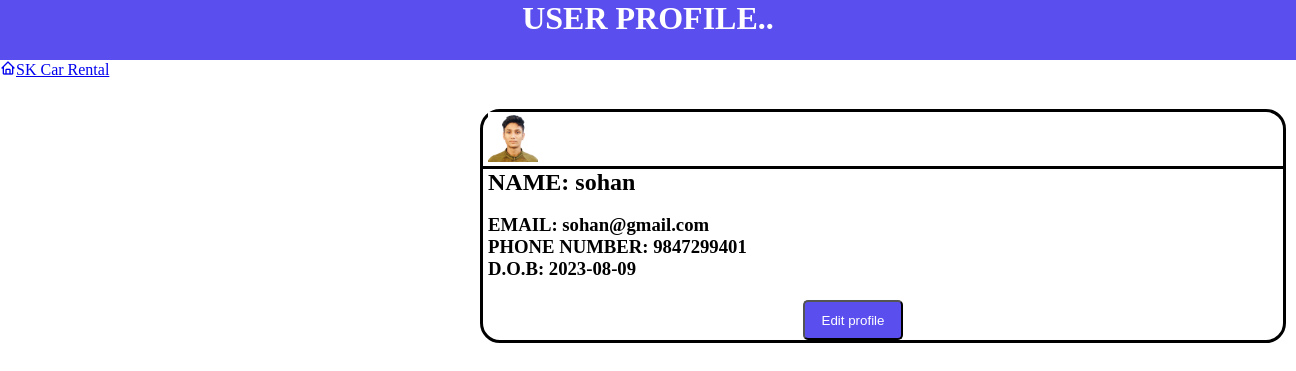
/user/profile.php (signed in), run on the app's committed database.
### tables this page shows
CREATE TABLE `signup` (
  `user_id` int(50) NOT NULL,
  `name` varchar(300) NOT NULL,
  `email` varchar(300) NOT NULL,
  `phone` varchar(50) NOT NULL,
  `password` varchar(300) NOT NULL,
  `date` varchar(100) NOT NULL,
  `image_path` varchar(200) NOT NULL
);

### user/profile.php (the view, shortened to what this page needs)
<?php
$useremail = $_SESSION['useremail'];
$con = mysqli_connect("localhost", "root", "", "myproject");
$qry = "SELECT * FROM signup where email='$useremail'";
if (!$result = mysqli_query($con, $qry)) {
	echo 'Error: ' . mysqli_error($con);
}
?>
<!DOCTYPE html>
<html>
<head>
    <link rel="stylesheet" href="https://cdn.jsdelivr.net/npm/boxicons@latest/css/boxicons.min.css">
</head>
<body>
	<div class="nav">
		<h1>USER PROFILE..</h1>
	</div>
<a href="readdata.php" class="logo"><i class='bx bx-home'></i>SK Car Rental</a>
	<div class="first">
    	 <?php if ($row = mysqli_fetch_assoc($result)) { ?>
          <img src="<?php echo $row['image_path'] ?>">
        <div class="line"></div>
            <h2> NAME: <?php echo $row['name'] ?></h2><br>
            <h3>EMAIL: <?php echo $row['email'] ?></h3>
            <h3>PHONE NUMBER: <?php echo $row['phone'] ?></h3>
            <h3>D.O.B: <?php echo $row['date']?></h3>
            <a href="editprofile.php"><button>Edit profile</button></a>
        <?php } else { ?>
            <h2>No user data found</h2>
        <?php } ?>
    </div>
</body>
</html>

### user/profile.php (style rules this page uses)
* { margin: 0px; padding: 0px; }
.first { border: 3px solid black; margin-top: 30px; margin-left: 60vh; width: 100vh; border-radius: 20px; }
.nav { background-color: #5b4eee; right: 0; left: 0; height: 60px; margin-top: 0px; text-align: center; color: white; }
img { height: 50px; width: 50px; margin-left: 5px; }
.line { height: 3px; width: 100%; background-color: black; }
button { margin-top: 20px; height: 40px; width: 100px; background-color: #5b4eee; color: white; border-radius: 5px; margin-left: 40vh; }
h3 { margin-left: 5px; }
h2 { margin-left: 5px; }

### data on the page
signup: image_path (picture), name "sohan", email "sohan@gmail.com", phone "9847299401", date "2023-08-09"
